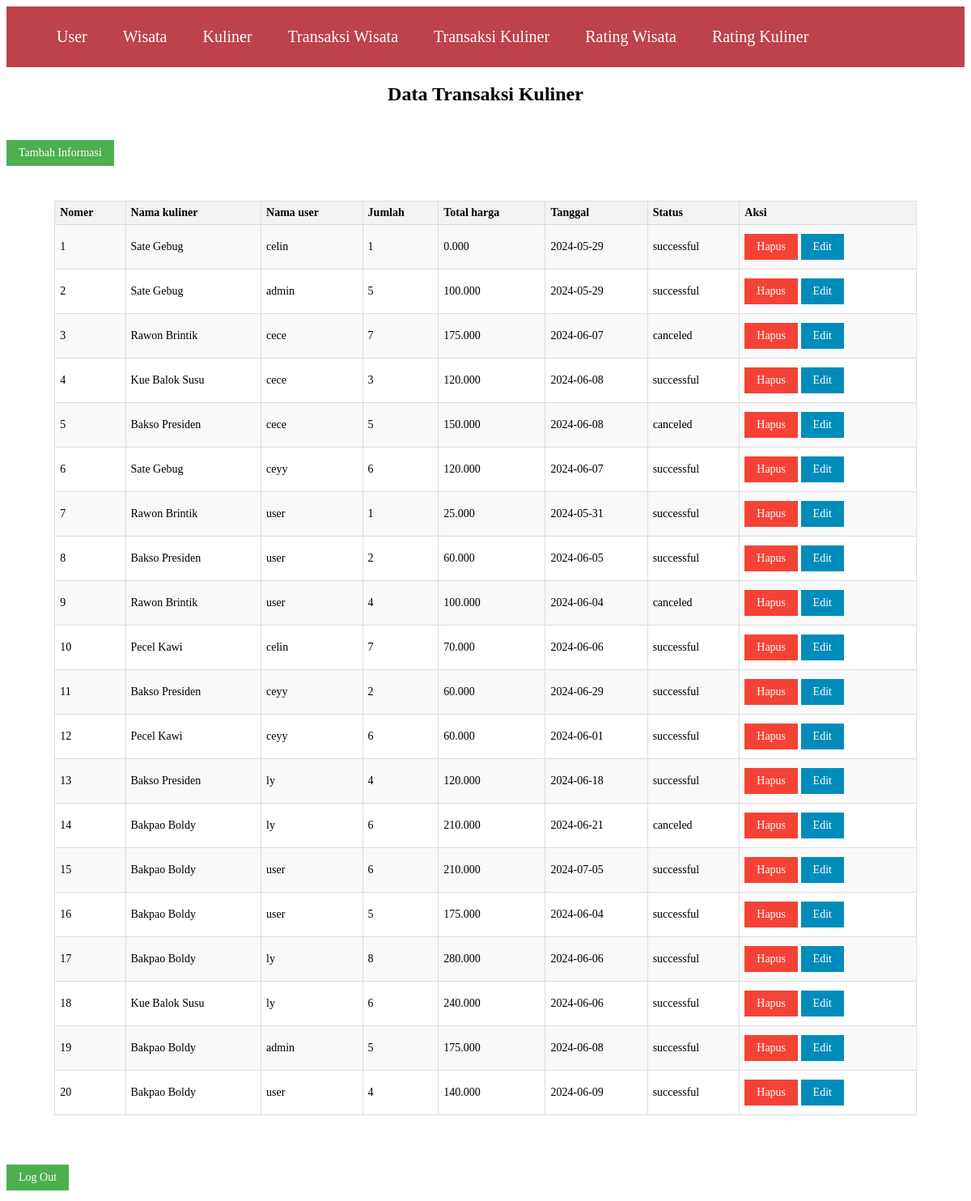
Screenshot of /admin/transaksi_kuliner/index.php with the database file from the repository.
### tables this page shows
CREATE TABLE `transaksi_kuliner` (
  `IDtransaksi_kuliner` int(11) NOT NULL,
  `ID` int(11) NOT NULL,
  `IDkuliner` int(11) NOT NULL,
  `total` decimal(10,3) NOT NULL,
  `jumlah` int(11) NOT NULL,
  `tanggal` date NOT NULL,
  `status` enum('pending','successful','canceled') DEFAULT 'pending'
);

CREATE TABLE `kuliner` (
  `nama_kuliner` varchar(225) NOT NULL,
  `IDkuliner` int(11) NOT NULL,
  `deskripsi_kuliner` varchar(225) NOT NULL,
  `website_kuliner` varchar(225) NOT NULL,
  `image` varchar(50) NOT NULL,
  `maps` varchar(50) NOT NULL,
  `jadwal` varchar(50) NOT NULL,
  `harga` decimal(10,3) NOT NULL
);

CREATE TABLE `user` (
  `nama` varchar(50) NOT NULL,
  `ID` int(11) NOT NULL,
  `username` varchar(50) NOT NULL,
  `password` varchar(50) NOT NULL,
  `level` varchar(50) NOT NULL
);

### admin/transaksi_kuliner/index.php (the view, shortened to what this page needs)
<!DOCTYPE html>
<html lang="en">
<head>
    <link rel="stylesheet" href="../tabell.css">
    <link rel="stylesheet" href="https://unpkg.com/boxicon@latest/css/boxicons.min.css">
</head>
<body>
<header>
    <ul class="navbar">
        <a href="/Project UKL/admin/user/index.php">User</a>
        <a href="/Project UKL/admin/wisata/index.php">Wisata</a>
        <a href="/Project UKL/admin/kuliner/index.php">Kuliner</a>
        <a href="/Project UKL/admin/transaksi/index.php">Transaksi Wisata</a>
        <a href="/Project UKL/admin/transaksi_kuliner/index.php">Transaksi Kuliner</a>
        <a href="/Project UKL/admin/rating_wisata/index.php">Rating Wisata</a>
        <a href="/Project UKL/admin/rating_kuliner/index.php">Rating Kuliner</a>
    </ul>
</header>
    <section class="tabeltransaksi_kuliner">
    <h1 class="heading">Data Transaksi Kuliner</h1>
    <br>
        <a href="tambah.php" class="btn">Tambah Informasi</a>
        <br>
        <br>
        <table border="1" class="table">
            <tr>
                <th>Nomer</th>
                <th>Nama kuliner</th>
                <th>Nama user</th>
                <th>Jumlah</th>
                <th>Total harga</th>
                <th>Tanggal</th>
                <th>Status</th>
                <th>Aksi</th>
            </tr>
            <?php
            include '../../koneksi.php';
            $query_mysql = mysqli_query($mysqli, "SELECT transaksi_kuliner.IDtransaksi_kuliner, kuliner.nama_kuliner, transaksi_kuliner.total, user.nama, transaksi_kuliner.jumlah, transaksi_kuliner.tanggal, transaksi_kuliner.status FROM(( transaksi_kuliner
            INNER JOIN kuliner ON transaksi_kuliner.IDkuliner=kuliner.IDkuliner)
            INNER JOIN user ON transaksi_kuliner.ID=user.ID);
            ") or die(mysqli_error($mysqli));
            $nomor = 1;
            while($data = mysqli_fetch_array($query_mysql)) {
            ?>
            <tr>
                <td><?php echo $nomor++; ?></td>
                <td><?php echo $data['nama_kuliner']; ?></td>
                <td><?php echo $data['nama']; ?></td>
                <td><?php echo $data['jumlah']; ?></td>
                <td><?php echo $data['total']; ?></td>
                <td><?php echo $data['tanggal']; ?></td>
                <td><?php echo $data['status']; ?></td>
                <td><a href='delete.php?id=<?php echo $data['IDtransaksi_kuliner']; ?>' class="btn-delete">Hapus</a>
                <a href='edit_transaksi_kuliner.php?id=<?php echo $data['IDtransaksi_kuliner']; ?>' class="btn-edit">Edit</a></td>
            </tr>
            <?php } ?>
        </table>
        <br>
        <br>
    <a href="../../login.php" class="btn">Log Out</a>
    </section>
</body>
</html>

### admin/tabell.css (style rules this page uses)
header { position: flex; top: 0; right: 0; width: 100%; z-index: 1000; display: flex; align-items: center; justify-content: space-between; background: transparent; padding: 30px 18%; transition: ease .40s; background-color: #BD424B; margin: 0; padding: 0; }
.navbar { display: flex; }
.navbar a { color: #fff; font-size: 20px; font-weight: 500; padding: 10px 22px; border-radius: 4px; transition: ease .40s; text-decoration: none; }
.heading { text-align: center; margin-top: 20px; font-size: 24px; }
.btn, .btn-delete, .btn-edit { display: inline-block; padding: 8px 15px; margin: 5px 0; font-size: 14px; text-align: center; text-decoration: none; cursor: pointer; }
.btn { background-color: #4CAF50; color: white; }
.btn-delete { background-color: #f44336; color: white; }
.btn-edit { background-color: #008CBA; color: white; }
.table { width: 90%; margin: 20px auto; border-collapse: collapse; font-size: 14px; }
.table th, .table td { border: 1px solid #ddd; padding: 6px; text-align: left; }
.table th { background-color: #f2f2f2; color: black; }
.table tr:nth-child(even) { background-color: #f9f9f9; }

### rows the page displays
transaksi_kuliner: IDkuliner.nama_kuliner "Sate Gebug", ID.nama "celin", jumlah "1", total "0.000", tanggal "2024-05-29", status "successful"
transaksi_kuliner: IDkuliner.nama_kuliner "Sate Gebug", ID.nama "admin", jumlah "5", total "100.000", tanggal "2024-05-29", status "successful"
transaksi_kuliner: IDkuliner.nama_kuliner "Rawon Brintik", ID.nama "cece", jumlah "7", total "175.000", tanggal "2024-06-07", status "canceled"
transaksi_kuliner: IDkuliner.nama_kuliner "Kue Balok Susu", ID.nama "cece", jumlah "3", total "120.000", tanggal "2024-06-08", status "successful"
transaksi_kuliner: IDkuliner.nama_kuliner "Bakso Presiden", ID.nama "cece", jumlah "5", total "150.000", tanggal "2024-06-08", status "canceled"
transaksi_kuliner: IDkuliner.nama_kuliner "Sate Gebug", ID.nama "ceyy", jumlah "6", total "120.000", tanggal "2024-06-07", status "successful"
transaksi_kuliner: IDkuliner.nama_kuliner "Rawon Brintik", ID.nama "user", jumlah "1", total "25.000", tanggal "2024-05-31", status "successful"
transaksi_kuliner: IDkuliner.nama_kuliner "Bakso Presiden", ID.nama "user", jumlah "2", total "60.000", tanggal "2024-06-05", status "successful"
transaksi_kuliner: IDkuliner.nama_kuliner "Rawon Brintik", ID.nama "user", jumlah "4", total "100.000", tanggal "2024-06-04", status "canceled"
transaksi_kuliner: IDkuliner.nama_kuliner "Pecel Kawi", ID.nama "celin", jumlah "7", total "70.000", tanggal "2024-06-06", status "successful"
transaksi_kuliner: IDkuliner.nama_kuliner "Bakso Presiden", ID.nama "ceyy", jumlah "2", total "60.000", tanggal "2024-06-29", status "successful"
transaksi_kuliner: IDkuliner.nama_kuliner "Pecel Kawi", ID.nama "ceyy", jumlah "6", total "60.000", tanggal "2024-06-01", status "successful"
transaksi_kuliner: IDkuliner.nama_kuliner "Bakso Presiden", ID.nama "ly", jumlah "4", total "120.000", tanggal "2024-06-18", status "successful"
transaksi_kuliner: IDkuliner.nama_kuliner "Bakpao Boldy", ID.nama "ly", jumlah "6", total "210.000", tanggal "2024-06-21", status "canceled"
transaksi_kuliner: IDkuliner.nama_kuliner "Bakpao Boldy", ID.nama "user", jumlah "6", total "210.000", tanggal "2024-07-05", status "successful"
transaksi_kuliner: IDkuliner.nama_kuliner "Bakpao Boldy", ID.nama "user", jumlah "5", total "175.000", tanggal "2024-06-04", status "successful"
transaksi_kuliner: IDkuliner.nama_kuliner "Bakpao Boldy", ID.nama "ly", jumlah "8", total "280.000", tanggal "2024-06-06", status "successful"
transaksi_kuliner: IDkuliner.nama_kuliner "Kue Balok Susu", ID.nama "ly", jumlah "6", total "240.000", tanggal "2024-06-06", status "successful"
transaksi_kuliner: IDkuliner.nama_kuliner "Bakpao Boldy", ID.nama "admin", jumlah "5", total "175.000", tanggal "2024-06-08", status "successful"
transaksi_kuliner: IDkuliner.nama_kuliner "Bakpao Boldy", ID.nama "user", jumlah "4", total "140.000", tanggal "2024-06-09", status "successful"
